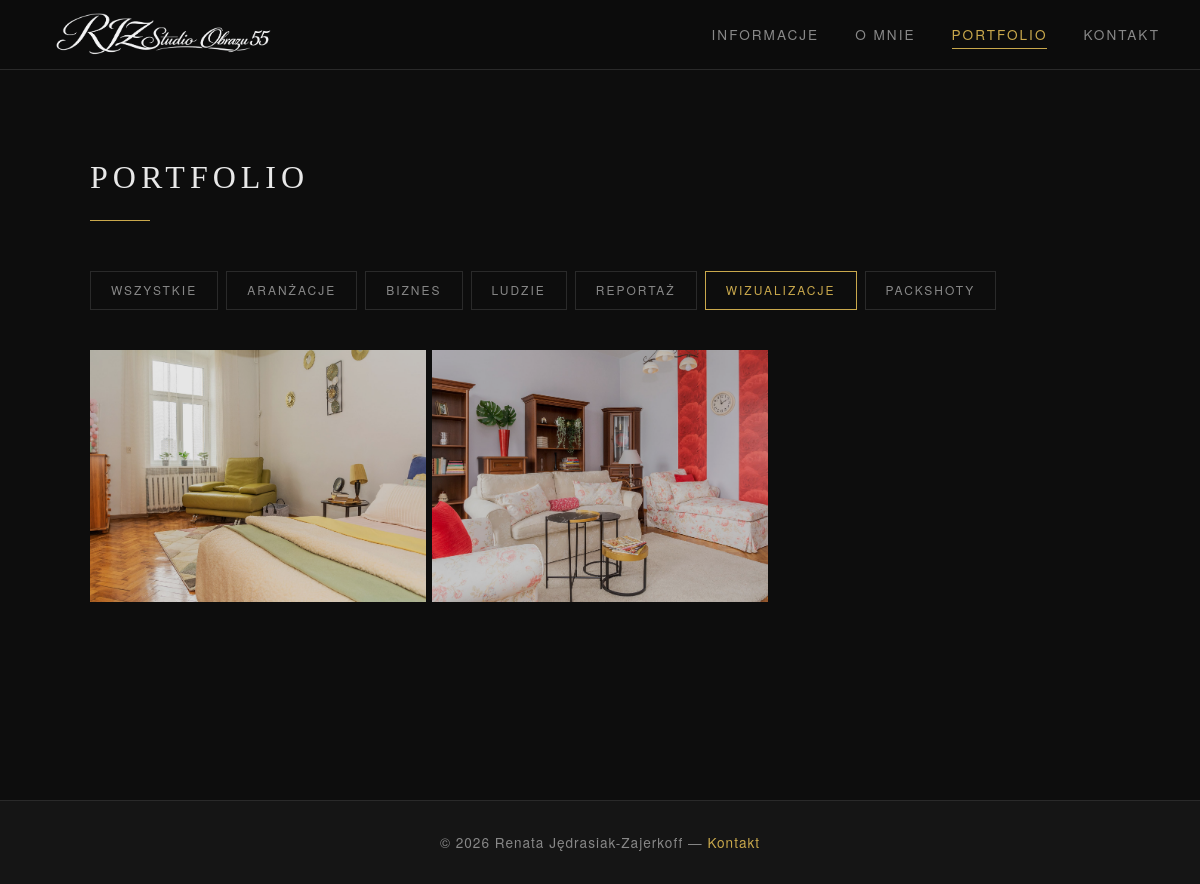
/portfolio/wizualizacje/, run on the app's committed database.
### portfolio/models.py (models this page shows, shortened)
class SiteInfo(models.Model):
    title = models.CharField("Tytuł strony", max_length=200, default="Fotograf")
    logo = models.ImageField("Logo (w nawigacji)", upload_to='logo/', blank=True, null=True,
                             help_text="Zalecana wysokość: 40–50px. Jeśli nie wgrasz logo, wyświetli się tekst.")
    tagline = models.CharField("Podtytuł / hasło", max_length=300, blank=True)
    hero_image = models.ImageField("Zdjęcie główne (hero)", upload_to='hero/', blank=True, null=True)
    info_content = models.TextField("Treść sekcji Informacje")
    updated_at = models.DateTimeField(auto_now=True)
    class Meta:
        verbose_name = "Informacje o stronie"
        verbose_name_plural = "Informacje o stronie"

class PortfolioCategory(models.Model):
    name = models.CharField("Nazwa kategorii", max_length=100)
    slug = models.SlugField("Slug URL", unique=True)
    order = models.PositiveIntegerField("Kolejność", default=0)
    class Meta:
        verbose_name = "Kategoria portfolio"
        verbose_name_plural = "Kategorie portfolio"
        ordering = ['order', 'name']

class PortfolioPhoto(models.Model):
    category = models.ForeignKey(
        PortfolioCategory,
        on_delete=models.SET_NULL,
        null=True, blank=True,
        related_name='photos',
        verbose_name="Kategoria"
    )
    title = models.CharField("Tytuł", max_length=200, blank=True)
    description = models.TextField("Opis", blank=True)
    image = models.ImageField("Zdjęcie", upload_to='portfolio/')
    order = models.PositiveIntegerField("Kolejność", default=0)
    is_featured = models.BooleanField("Wyróżnione (na stronie głównej)", default=False)
    created_at = models.DateTimeField(auto_now_add=True)
    class Meta:
        verbose_name = "Zdjęcie portfolio"
        verbose_name_plural = "Zdjęcia portfolio"
        ordering = ['order', '-created_at']

### portfolio/views.py (the view)
# urls.py: path('portfolio/', views.portfolio_view, name='portfolio'),
def portfolio_view(request, slug=None):
    site_info = get_site_info()
    categories = safe_db_call(
        lambda: list(PortfolioCategory.objects.all()),
        [],
        "Loading portfolio categories",
    )
    active_category = None
    if slug:
        try:
            active_category = get_object_or_404(PortfolioCategory, slug=slug)
            photos = list(PortfolioPhoto.objects.filter(category=active_category))
        except DB_EXCEPTIONS:
            logger.exception("Loading portfolio category failed.")
            active_category = None
            photos = []
    else:
        photos = safe_db_call(
            lambda: list(PortfolioPhoto.objects.all()),
            [],
            "Loading portfolio photos",
        )
    return render(
        request,
        "portfolio/portfolio.html",
        {
            "photos": photos,
            "categories": categories,
            "active_category": active_category,
            "site_info": site_info,
            "active": "portfolio",
        },
    )

### portfolio/views.py (called while the page is built)
def safe_db_call(callback, default, label):
    try:
        return callback()
    except DB_EXCEPTIONS:
        logger.exception("%s failed.", label)
        return default

def get_site_info():
    return safe_db_call(lambda: SiteInfo.objects.first(), None, "Loading site info")

### templates/portfolio/portfolio.html (shortened to what this page needs)
{% extends 'base.html' %}
{% block content %}
<div class="section">
    <h2 class="section-title">Portfolio</h2>
    <div class="category-tabs">
        <a href="{% url 'portfolio' %}" class="tab-btn {% if not active_category %}active{% endif %}">Wszystkie</a>
        {% for cat in categories %}
        <a href="{% url 'portfolio_category' cat.slug %}"
           class="tab-btn {% if active_category.slug == cat.slug %}active{% endif %}">
            {{ cat.name }}
        </a>
        {% endfor %}
    </div>
    {% if photos %}
    <div class="photo-grid">
        {% for photo in photos %}
        <div
            class="photo-item"
            data-lightbox-src="{{ photo.image.url }}"
            data-lightbox-alt="{{ photo.title }}"
            data-lightbox-title="{{ photo.title }}"
            data-lightbox-description="{{ photo.description }}"
        >
            <img src="{{ photo.image.url }}" alt="{{ photo.title }}" loading="lazy">
        </div>
        {% endfor %}
    </div>
    {% else %}
    <p class="no-photos">Brak zdjęć w tej kategorii. Dodaj je w panelu administracyjnym.</p>
    {% endif %}
</div>
{% endblock %}

### templates/base.html (shortened to what this page needs)
<!DOCTYPE html>
<html lang="pl">
<head>
</head>
<body>
<nav>
    <a href="{% url 'informacje' %}" class="nav-logo">
        {% if site_info and site_info.logo %}
            <img src="{{ site_info.logo.url }}" alt="{{ site_info.title }}" class="nav-logo-img">
        {% elif site_info %}
            {{ site_info.title }}
        {% else %}
            <span>Foto</span>grafia
        {% endif %}
    </a>
    <ul class="nav-links" id="navLinks">
        <li><a href="{% url 'informacje' %}" class="{% if active == 'informacje' %}active{% endif %}">Informacje</a></li>
        <li><a href="{% url 'o_mnie' %}" class="{% if active == 'o_mnie' %}active{% endif %}">O mnie</a></li>
        <li><a href="{% url 'portfolio' %}" class="{% if active == 'portfolio' %}active{% endif %}">Portfolio</a></li>
        <li><a href="{% url 'kontakt' %}" class="{% if active == 'kontakt' %}active{% endif %}">Kontakt</a></li>
    </ul>
</nav>
<main>
    {% block content %}{% endblock %}
</main>
<footer>
    <p>&copy; {% now "Y" %} {% if site_info %}{{ site_info.title }}{% else %}Fotograf{% endif %} &mdash;
        <a href="{% url 'kontakt' %}">Kontakt</a>
    </p>
</footer>
</body>
</html>

### data on the page
SiteInfo: logo (picture), title "Renata Jędrasiak-Zajerkoff"
PortfolioCategory: name "ARANŻACJE"
PortfolioCategory: name "BIZNES"
PortfolioCategory: name "LUDZIE"
PortfolioCategory: name "REPORTAŻ"
PortfolioCategory: name "WIZUALIZACJE"
PortfolioCategory: name "PACKSHOTY"
PortfolioPhoto: image (picture)
PortfolioPhoto: image (picture)
